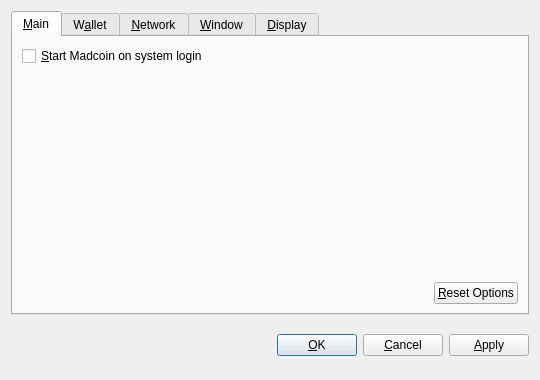
<?xml version="1.0" encoding="UTF-8"?>
<ui version="4.0">
 <class>OptionsDialog</class>
 <widget class="QDialog" name="OptionsDialog">
  <property name="geometry">
   <rect>
    <x>0</x>
    <y>0</y>
    <width>540</width>
    <height>380</height>
   </rect>
  </property>
  <property name="windowTitle">
   <string>Options</string>
  </property>
  <property name="modal">
   <bool>true</bool>
  </property>
  <layout class="QVBoxLayout" name="verticalLayout">
   <item>
    <widget class="QTabWidget" name="tabWidget">
     <property name="tabPosition">
      <enum>QTabWidget::North</enum>
     </property>
     <property name="currentIndex">
      <number>0</number>
     </property>
     <widget class="QWidget" name="tabMain">
      <attribute name="title">
       <string>&amp;Main</string>
      </attribute>
      <layout class="QVBoxLayout" name="verticalLayout_Main">
       <item>
        <widget class="QCheckBox" name="bitcoinAtStartup">
         <property name="toolTip">
          <string>Automatically start Madcoin after logging in to the system.</string>
         </property>
         <property name="text">
          <string>&amp;Start Madcoin on system login</string>
         </property>
        </widget>
       </item>
       <item>
        <spacer name="verticalSpacer_Main">
         <property name="orientation">
          <enum>Qt::Vertical</enum>
         </property>
         <property name="sizeHint" stdset="0">
          <size>
           <width>20</width>
           <height>40</height>
          </size>
         </property>
        </spacer>
       </item>
       <item>
        <layout class="QHBoxLayout" name="horizontalLayout_2_Main">
         <item>
          <spacer name="horizontalSpacer_2_Main">
           <property name="orientation">
            <enum>Qt::Horizontal</enum>
           </property>
           <property name="sizeHint" stdset="0">
            <size>
             <width>40</width>
             <height>20</height>
            </size>
           </property>
          </spacer>
         </item>
         <item>
          <widget class="QPushButton" name="resetButton">
           <property name="toolTip">
            <string>Reset all client options to default.</string>
           </property>
           <property name="text">
            <string>&amp;Reset Options</string>
           </property>
           <property name="autoDefault">
            <bool>false</bool>
           </property>
          </widget>
         </item>
        </layout>
       </item>
      </layout>
     </widget>
     <widget class="QWidget" name="tabWallet">
      <attribute name="title">
       <string>W&amp;allet</string>
      </attribute>
      <layout class="QVBoxLayout" name="verticalLayout_Network">
       <item>
        <widget class="QLabel" name="transactionFeeInfoLabel">
         <property name="text">
          <string>Optional transaction fee per kB that helps make sure your transactions are processed quickly. Most transactions are 1 kB.</string>
         </property>
         <property name="textFormat">
          <enum>Qt::PlainText</enum>
         </property>
         <property name="wordWrap">
          <bool>true</bool>
         </property>
        </widget>
       </item>
       <item>
        <layout class="QHBoxLayout" name="horizontalLayout_1_Main">
         <item>
          <widget class="QLabel" name="transactionFeeLabel">
           <property name="text">
            <string>Pay transaction &amp;fee</string>
           </property>
           <property name="textFormat">
            <enum>Qt::PlainText</enum>
           </property>
           <property name="buddy">
            <cstring>transactionFee</cstring>
           </property>
          </widget>
         </item>
         <item>
          <widget class="BitcoinAmountField" name="transactionFee"/>
         </item>
         <item>
          <spacer name="horizontalSpacer_1_Main">
           <property name="orientation">
            <enum>Qt::Horizontal</enum>
           </property>
           <property name="sizeHint" stdset="0">
            <size>
             <width>40</width>
             <height>20</height>
            </size>
           </property>
          </spacer>
         </item>
        </layout>
       </item>
       <item>
        <widget class="QLabel" name="label">
         <property name="text">
          <string>If you disable the spending of unconfirmed change, the change from a transaction cannot be used until that transaction has at least one confirmation. This also affects how your balance is computed.</string>
         </property>
         <property name="wordWrap">
          <bool>true</bool>
         </property>
        </widget>
       </item>
       <item>
        <widget class="QCheckBox" name="spendZeroConfChange">
         <property name="text">
          <string>Spend unconfirmed change  (experts only)</string>
         </property>
        </widget>
       </item>
       <item>
        <spacer name="verticalSpacer">
         <property name="orientation">
          <enum>Qt::Vertical</enum>
         </property>
         <property name="sizeHint" stdset="0">
          <size>
           <width>20</width>
           <height>40</height>
          </size>
         </property>
        </spacer>
       </item>
      </layout>
     </widget>
     <widget class="QWidget" name="tabNetwork">
      <attribute name="title">
       <string>&amp;Network</string>
      </attribute>
      <layout class="QVBoxLayout" name="verticalLayout_Network">
       <item>
        <widget class="QCheckBox" name="mapPortUpnp">
         <property name="toolTip">
          <string>Automatically open the Madcoin client port on the router. This only works when your router supports UPnP and it is enabled.</string>
         </property>
         <property name="text">
          <string>Map port using &amp;UPnP</string>
         </property>
        </widget>
       </item>
       <item>
        <widget class="QCheckBox" name="connectSocks">
         <property name="toolTip">
          <string>Connect to the Madcoin network through a SOCKS proxy (e.g. when connecting through Tor).</string>
         </property>
         <property name="text">
          <string>&amp;Connect through SOCKS proxy:</string>
         </property>
        </widget>
       </item>
       <item>
        <layout class="QHBoxLayout" name="horizontalLayout_Network">
         <item>
          <widget class="QLabel" name="proxyIpLabel">
           <property name="text">
            <string>Proxy &amp;IP:</string>
           </property>
           <property name="textFormat">
            <enum>Qt::PlainText</enum>
           </property>
           <property name="buddy">
            <cstring>proxyIp</cstring>
           </property>
          </widget>
         </item>
         <item>
          <widget class="QValidatedLineEdit" name="proxyIp">
           <property name="maximumSize">
            <size>
             <width>140</width>
             <height>16777215</height>
            </size>
           </property>
           <property name="toolTip">
            <string>IP address of the proxy (e.g. 127.0.0.1)</string>
           </property>
          </widget>
         </item>
         <item>
          <widget class="QLabel" name="proxyPortLabel">
           <property name="text">
            <string>&amp;Port:</string>
           </property>
           <property name="textFormat">
            <enum>Qt::PlainText</enum>
           </property>
           <property name="buddy">
            <cstring>proxyPort</cstring>
           </property>
          </widget>
         </item>
         <item>
          <widget class="QLineEdit" name="proxyPort">
           <property name="maximumSize">
            <size>
             <width>55</width>
             <height>16777215</height>
            </size>
           </property>
           <property name="toolTip">
            <string>Port of the proxy (e.g. 9050)</string>
           </property>
          </widget>
         </item>
         <item>
          <widget class="QLabel" name="socksVersionLabel">
           <property name="text">
            <string>SOCKS &amp;Version:</string>
           </property>
           <property name="textFormat">
            <enum>Qt::PlainText</enum>
           </property>
           <property name="buddy">
            <cstring>socksVersion</cstring>
           </property>
          </widget>
         </item>
         <item>
          <widget class="QValueComboBox" name="socksVersion">
           <property name="toolTip">
            <string>SOCKS version of the proxy (e.g. 5)</string>
           </property>
          </widget>
         </item>
         <item>
          <spacer name="horizontalSpacer_Network">
           <property name="orientation">
            <enum>Qt::Horizontal</enum>
           </property>
           <property name="sizeHint" stdset="0">
            <size>
             <width>40</width>
             <height>20</height>
            </size>
           </property>
          </spacer>
         </item>
        </layout>
       </item>
       <item>
        <spacer name="verticalSpacer_Network">
         <property name="orientation">
          <enum>Qt::Vertical</enum>
         </property>
         <property name="sizeHint" stdset="0">
          <size>
           <width>20</width>
           <height>40</height>
          </size>
         </property>
        </spacer>
       </item>
      </layout>
     </widget>
     <widget class="QWidget" name="tabWindow">
      <attribute name="title">
       <string>&amp;Window</string>
      </attribute>
      <layout class="QVBoxLayout" name="verticalLayout_Window">
       <item>
        <widget class="QCheckBox" name="minimizeToTray">
         <property name="toolTip">
          <string>Show only a tray icon after minimizing the window.</string>
         </property>
         <property name="text">
          <string>&amp;Minimize to the tray instead of the taskbar</string>
         </property>
        </widget>
       </item>
       <item>
        <widget class="QCheckBox" name="minimizeOnClose">
         <property name="toolTip">
          <string>Minimize instead of exit the application when the window is closed. When this option is enabled, the application will be closed only after selecting Quit in the menu.</string>
         </property>
         <property name="text">
          <string>M&amp;inimize on close</string>
         </property>
        </widget>
       </item>
       <item>
        <spacer name="verticalSpacer_Window">
         <property name="orientation">
          <enum>Qt::Vertical</enum>
         </property>
         <property name="sizeHint" stdset="0">
          <size>
           <width>20</width>
           <height>40</height>
          </size>
         </property>
        </spacer>
       </item>
      </layout>
     </widget>
     <widget class="QWidget" name="tabDisplay">
      <attribute name="title">
       <string>&amp;Display</string>
      </attribute>
      <layout class="QVBoxLayout" name="verticalLayout_Display">
       <item>
        <layout class="QHBoxLayout" name="horizontalLayout_1_Display">
         <item>
          <widget class="QLabel" name="langLabel">
           <property name="text">
            <string>User Interface &amp;language:</string>
           </property>
           <property name="textFormat">
            <enum>Qt::PlainText</enum>
           </property>
           <property name="buddy">
            <cstring>lang</cstring>
           </property>
          </widget>
         </item>
         <item>
          <widget class="QValueComboBox" name="lang">
           <property name="toolTip">
            <string>The user interface language can be set here. This setting will take effect after restarting Madcoin.</string>
           </property>
          </widget>
         </item>
        </layout>
       </item>
       <item>
        <layout class="QHBoxLayout" name="horizontalLayout_2_Display">
         <item>
          <widget class="QLabel" name="unitLabel">
           <property name="text">
            <string>&amp;Unit to show amounts in:</string>
           </property>
           <property name="textFormat">
            <enum>Qt::PlainText</enum>
           </property>
           <property name="buddy">
            <cstring>unit</cstring>
           </property>
          </widget>
         </item>
         <item>
          <widget class="QValueComboBox" name="unit">
           <property name="toolTip">
            <string>Choose the default subdivision unit to show in the interface and when sending coins.</string>
           </property>
          </widget>
         </item>
        </layout>
       </item>
       <item>
        <widget class="QCheckBox" name="displayAddresses">
         <property name="toolTip">
          <string>Whether to show Madcoin addresses in the transaction list or not.</string>
         </property>
         <property name="text">
          <string>&amp;Display addresses in transaction list</string>
         </property>
        </widget>
       </item>
       <item>
        <widget class="QCheckBox" name="coinControlFeatures">
         <property name="toolTip">
          <string>Whether to show coin control features or not.</string>
         </property>
         <property name="text">
          <string>Display coin &amp;control features (experts only!)</string>
         </property>
        </widget>
       </item>
       <item>
        <spacer name="verticalSpacer_Display">
         <property name="orientation">
          <enum>Qt::Vertical</enum>
         </property>
         <property name="sizeHint" stdset="0">
          <size>
           <width>20</width>
           <height>40</height>
          </size>
         </property>
        </spacer>
       </item>
      </layout>
     </widget>
    </widget>
   </item>
   <item>
    <layout class="QHBoxLayout" name="horizontalLayout_Buttons">
     <item>
      <spacer name="horizontalSpacer_1">
       <property name="orientation">
        <enum>Qt::Horizontal</enum>
       </property>
       <property name="sizeHint" stdset="0">
        <size>
         <width>40</width>
         <height>48</height>
        </size>
       </property>
      </spacer>
     </item>
     <item>
      <widget class="QLabel" name="statusLabel">
       <property name="font">
        <font>
         <weight>75</weight>
         <bold>true</bold>
        </font>
       </property>
       <property name="text">
        <string/>
       </property>
       <property name="textFormat">
        <enum>Qt::PlainText</enum>
       </property>
       <property name="wordWrap">
        <bool>true</bool>
       </property>
      </widget>
     </item>
     <item>
      <spacer name="horizontalSpacer_2">
       <property name="orientation">
        <enum>Qt::Horizontal</enum>
       </property>
       <property name="sizeHint" stdset="0">
        <size>
         <width>40</width>
         <height>48</height>
        </size>
       </property>
      </spacer>
     </item>
     <item>
      <widget class="QPushButton" name="okButton">
       <property name="text">
        <string>&amp;OK</string>
       </property>
      </widget>
     </item>
     <item>
      <widget class="QPushButton" name="cancelButton">
       <property name="text">
        <string>&amp;Cancel</string>
       </property>
       <property name="autoDefault">
        <bool>false</bool>
       </property>
      </widget>
     </item>
     <item>
      <widget class="QPushButton" name="applyButton">
       <property name="text">
        <string>&amp;Apply</string>
       </property>
       <property name="autoDefault">
        <bool>false</bool>
       </property>
      </widget>
     </item>
    </layout>
   </item>
  </layout>
 </widget>
 <customwidgets>
  <customwidget>
   <class>BitcoinAmountField</class>
   <extends>QSpinBox</extends>
   <header>bitcoinamountfield.h</header>
  </customwidget>
  <customwidget>
   <class>QValueComboBox</class>
   <extends>QComboBox</extends>
   <header>qvaluecombobox.h</header>
  </customwidget>
  <customwidget>
   <class>QValidatedLineEdit</class>
   <extends>QLineEdit</extends>
   <header>qvalidatedlineedit.h</header>
  </customwidget>
 </customwidgets>
 <resources/>
 <connections/>
</ui>
